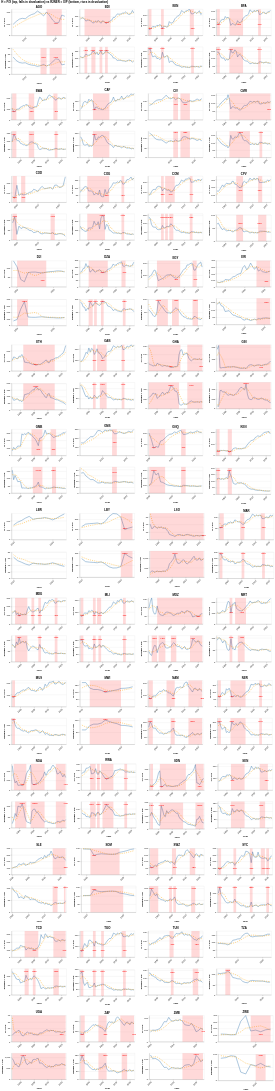

Here is the notebook cell this chart was saved with:
### Markdown cell above
## 5. Paired country-by-country plots: $H = P/X$ vs $R2NER = X/P$

For each country, the **top** panel shows the $H$ index (falls during devaluation)
with events from `identify_events`, and the **bottom** panel shows the reciprocal
$R2NER$ index (rises during devaluation) with events from the old detection approach.
Countries are arranged four per row for easy visual comparison.

### Code cell
# Paired grid: H (top) and R2NER (bottom) per country, 4 countries per row
country_pairs = []

# Get the union of countries present in both datasets
countries_h = set(hybrid_events['country'].unique())
countries_r = set(r2ner_df['country'].unique())
all_countries = sorted(countries_h | countries_r)

for country in all_countries:
    panels = []

    # --- Top panel: H index ---
    cdata_h = hybrid_events[hybrid_events['country'] == country].copy()
    if len(cdata_h) > 0:
        h_melt = cdata_h.melt(
            id_vars=['year'], value_vars=['fx_index', 'baseline'],
            var_name='series', value_name='value'
        )
        h_line = alt.Chart(h_melt).mark_line().encode(
            x=alt.X('year:O', title=None,
                    axis=alt.Axis(labelAngle=-45, values=list(range(1980, 2024, 10)))),
            y=alt.Y('value:Q', title='H = P/X'),
            color=alt.Color('series:N',
                            scale=alt.Scale(domain=['fx_index', 'baseline'],
                                            range=['steelblue', 'orange']),
                            legend=None),
            strokeDash=alt.StrokeDash('series:N',
                                      scale=alt.Scale(domain=['fx_index', 'baseline'],
                                                      range=[[], [5, 5]]),
                                      legend=None),
        )
        h_layers = [h_line]
        for _, ev in events_H[events_H['Country'] == country].iterrows():
            rd = pd.DataFrame([{'start': ev['Start_Date'], 'end': ev['End_Date']}])
            h_layers.append(
                alt.Chart(rd).mark_rect(opacity=0.15, color='red').encode(
                    x='start:O', x2='end:O')
            )
            ann = pd.DataFrame([{
                'year': ev['Peak_Date'],
                'label': f"{ev['Peak_Devaluation']:.0f}%",
                'y_pos': cdata_h['fx_index'].min() * 0.95
            }])
            h_layers.append(
                alt.Chart(ann).mark_text(color='red', fontSize=8, fontWeight='bold', dy=-5
                ).encode(x='year:O', y='y_pos:Q', text='label:N')
            )
        h_chart = alt.layer(*h_layers).properties(
            title=alt.Title(country, anchor='middle'),
            width=250, height=120
        )
        panels.append(h_chart)

    # --- Bottom panel: R2NER ---
    cdata_r = r2ner_df[r2ner_df['country'] == country].copy()
    if len(cdata_r) > 0:
        r_melt = cdata_r.melt(
            id_vars=['year'], value_vars=['r2ner', 'r2ner_baseline'],
            var_name='series', value_name='value'
        )
        r_line = alt.Chart(r_melt).mark_line().encode(
            x=alt.X('year:O', title='Year',
                    axis=alt.Axis(labelAngle=-45, values=list(range(1980, 2024, 10)))),
            y=alt.Y('value:Q', title='R2NER = X/P'),
            color=alt.Color('series:N',
                            scale=alt.Scale(domain=['r2ner', 'r2ner_baseline'],
                                            range=['steelblue', 'orange']),
                            legend=None),
            strokeDash=alt.StrokeDash('series:N',
                                      scale=alt.Scale(domain=['r2ner', 'r2ner_baseline'],
                                                      range=[[], [5, 5]]),
                                      legend=None),
        )
        r_layers = [r_line]
        for _, ev in events_R2NER[events_R2NER['Country'] == country].iterrows():
            rd = pd.DataFrame([{'start': ev['Start_Date'], 'end': ev['End_Date']}])
            r_layers.append(
                alt.Chart(rd).mark_rect(opacity=0.15, color='red').encode(
                    x='start:O', x2='end:O')
            )
            ann = pd.DataFrame([{
                'year': ev['Peak_Date'],
                'label': f"+{ev['Peak_Devaluation']:.0f}%",
                'y_pos': cdata_r['r2ner'].max() * 1.05
            }])
            r_layers.append(
                alt.Chart(ann).mark_text(color='red', fontSize=8, fontWeight='bold', dy=5
                ).encode(x='year:O', y='y_pos:Q', text='label:N')
            )
        r_chart = alt.layer(*r_layers).properties(
            width=250, height=120
        )
        panels.append(r_chart)

    if panels:
        pair = alt.vconcat(*panels).resolve_scale(y='independent')
        country_pairs.append(pair)

# Arrange in rows of 4 country pairs
n_cols = 4
rows = []
for i in range(0, len(country_pairs), n_cols):
    row = country_pairs[i:i+n_cols]
    if len(row) == 1:
        rows.append(row[0])
    else:
        rows.append(alt.hconcat(*row))

grid_paired = alt.vconcat(*rows).properties(
    title='H = P/X (top, falls in devaluation) vs R2NER = X/P (bottom, rises in devaluation)'
)

grid_paired
